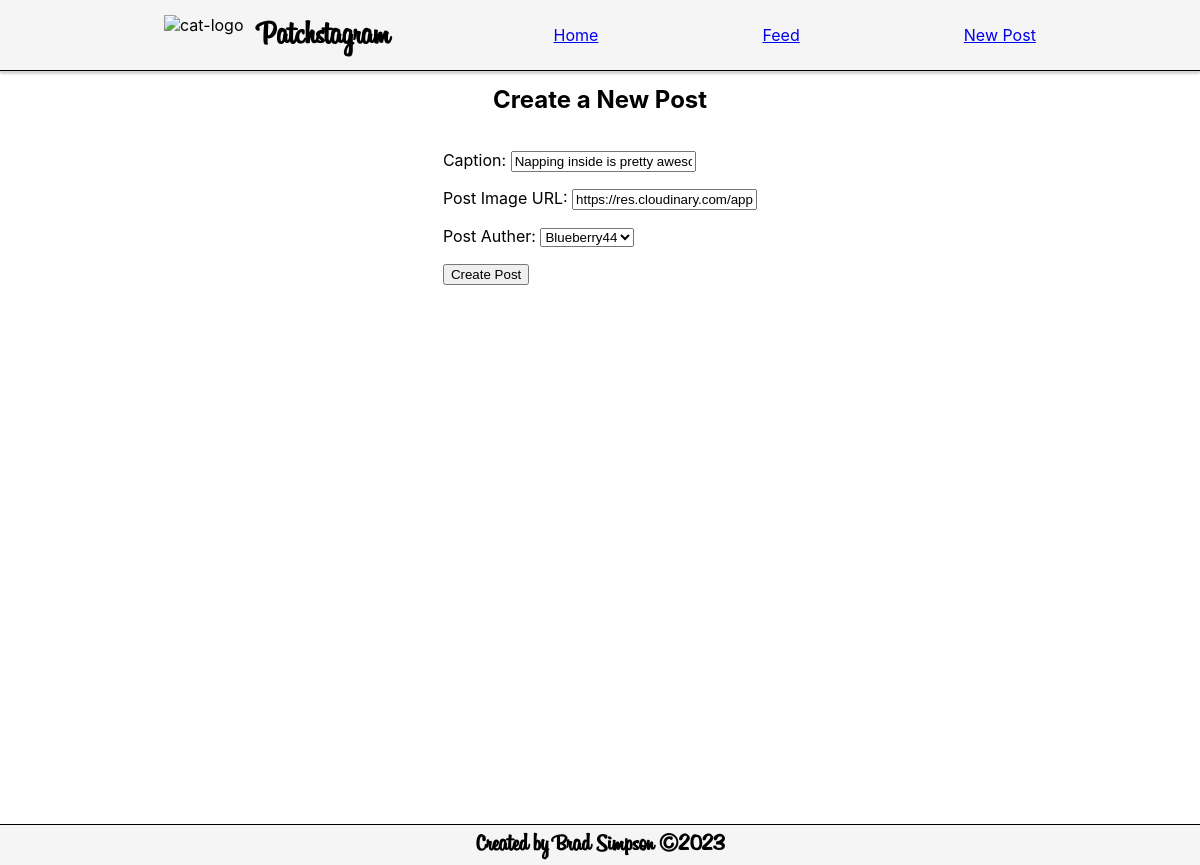
The page /posts/update/2 on the database as committed earlier.
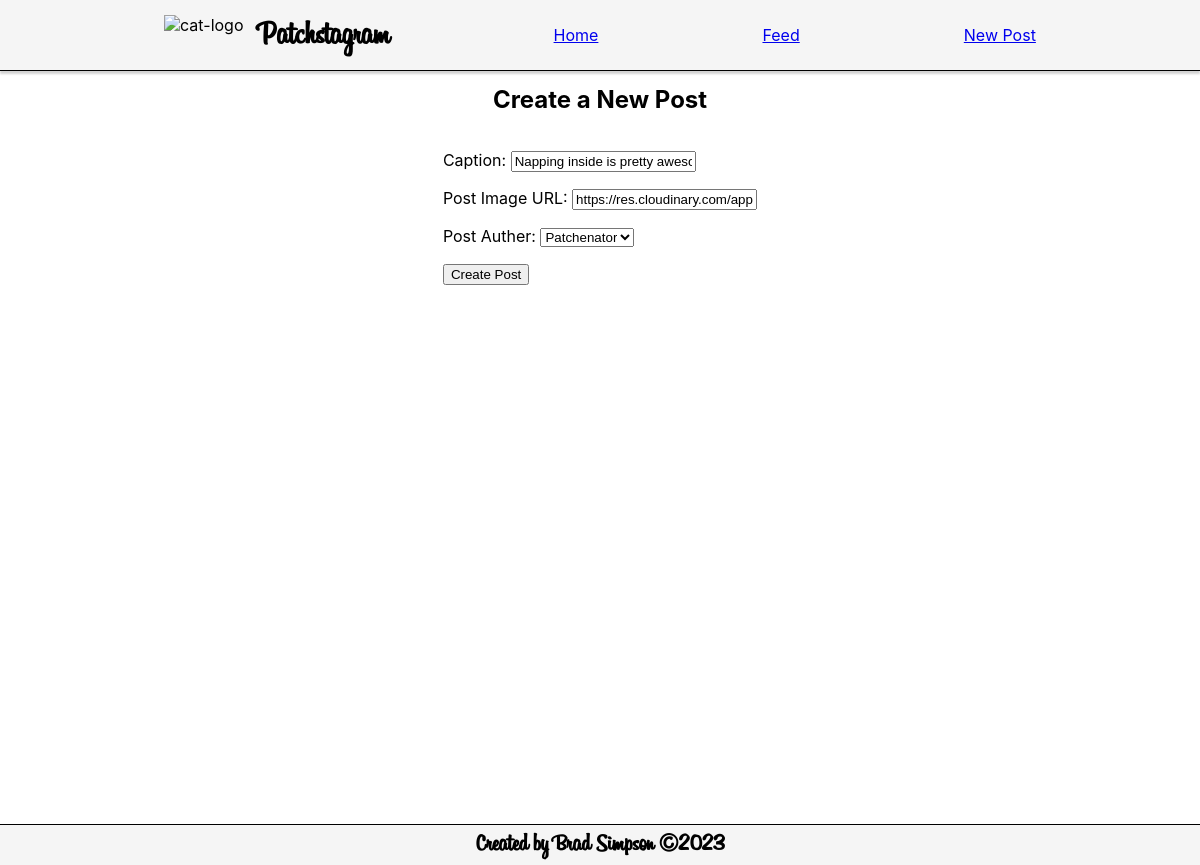
The same page on the database as committed later.
### app/models/post.py (models this page shows, shortened)
class Post(db.Model):
    __tablename__ = "posts"
    id = db.Column(db.Integer, primary_key=True)
    caption = db.Column(db.String(250), nullable=False)
    author = db.Column(db.Integer, db.ForeignKey("users.id"))
    image = db.Column(db.String(250), nullable=False)
    post_date = db.Column(db.Date, nullable=False)
    user = db.relationship("User", back_populates="posts")
    post_likes = db.relationship(
        "User",
        secondary=likes,
        back_populates="user_likes"
    )

### app/routes/post_routes.py (the view)
@posts.route("/update/<int:id>", methods=["GET", "POST"])
def update_post(id):
    form = PostForm()
    form.author.choices = [ (user.id, user.username) for user in User.query.all()]
    if form.validate_on_submit():
        post_to_update = Post.query.get(id)
        selected_user = User.query.get(form.data["author"])
        post_to_update.user = selected_user
        post_to_update.caption = form.data["caption"]
        post_to_update.image = form.data["image"]
        db.session.commit()
        print(post_to_update)
        return redirect(f"/posts/{post_to_update.id}")
    elif form.errors:
        print(form.errors)
        return render_template("post_form.html", form=form, errors=form.errors, type="update", id=id )
    else:
        current_data = Post.query.get(id)
        form.process(obj=current_data)
        return render_template("post_form.html", form=form, errors=None, type="update", id=id)

### app/forms/post_form.py
class PostForm(FlaskForm):
    caption = StringField("Caption", validators=[DataRequired(), Length(min=5)])
    image = StringField("Post Image URL", validators=[DataRequired(), URL()])
    author = SelectField("Post Auther", choices=[])
    submit = SubmitField("Create Post")

### app/templates/post_form.html (shortened to what this page needs)
{% extends "nav.html" %}
{% block content %}
<div class="feed-container">
    <h2>Create a New Post</h2>
    {% if type == "update" %}
        <form action="/posts/update/{{ id }}" method="POST">
    {% else %}
        <form action="/posts/new" method="POST">
    {% endif %}
        <p>{{ form.caption.label }}: {{ form.caption }}</p>
        <p>{{ form.image.label }}: {{ form.image }}</p>
        <p>{{ form.author.label }}: {{ form.author }}</p>
        <p>{{ form.submit }}</p>
    </form>
</div>
{% endblock %}

### app/templates/nav.html
{% extends "base.html" %}
{% block navbar %}
    <nav>
        <div class="nav-container">
            <div class="nav-logo-container">
                <img class="nav-logo"
                    src="https://res.cloudinary.com/app-academy4/image/upload/v1647291502/Patchstagram/patch_hd_riobbp.png"
                    alt="cat-logo"
                />
                <h1 class="nav-title">Patchstagram</h1>
            </div>
            <a href="/">Home</a>
            <a href="/posts/all">Feed</a>
            <a href="/posts/new">New Post</a>
        </div>
    </nav>
    {% block content %}
    {% endblock %}
{% endblock %}

### app/templates/base.html (shortened to what this page needs)
<!DOCTYPE html>
<html lang="en">
<head>
    <link rel="stylesheet" href="{{ url_for('static', filename='index.css') }}" >
</head>
<body>
    {% block navbar %}
    {% endblock %}
    {% include "footer.html" %}
</body>
</html>

### app/templates/footer.html
<footer class="footer">
    <span class="footer-text">Created by Brad Simpson ©2023</span>
</footer>

### app/static/index.css (style rules this page uses)
body { margin: 0; height: 100vh; font-family: -apple-system, BlinkMacSystemFont, 'Segoe UI', 'Roboto', 'Oxygen', 'Ubuntu', 'Cantarell', 'Fira Sans', 'Droid Sans', 'Helvetica Neue', sans-serif; -webkit-font-smoothing: antialiased; -moz-osx-font-smoothing: grayscale; }
.footer { position: fixed; bottom: 0; height: 40px; width: 100%; border-top: 1px solid black; background-color: whitesmoke; display: flex; flex-direction: row; justify-content: center; align-items: center; font-weight: bold; font-size: 1.5rem; margin-top: 2rem; }
.footer-text { color: black; font-family: Billabong; text-align: center; margin: 0 15px 0 15px; }
.nav-container { position: fixed; top: 0; width: 100%; height: 70px; background-color: whitesmoke; color: black; display: flex; justify-content: space-evenly; align-items: center; border-bottom: 1px solid black; box-shadow: 0px 3px 2px lightgray ; }
.nav-logo-container { display:flex; flex-direction: row; align-items: center; }
.nav-logo { height: 40px; margin-right: 15px; }
.nav-title { color:black; font-family: Billabong; font-size: 2em; margin-top: 30px; }
.feed-container { top: 70px; box-sizing: border-box; display: flex; flex-direction: column; align-items: center; margin-top: 65px; margin-bottom: 55px; padding-bottom: 40; }

Rows that differ between the two databases and show on the page:
changed Post "Napping inside is pretty awesome too...": author "Blueberry44" → "Patchenator"
